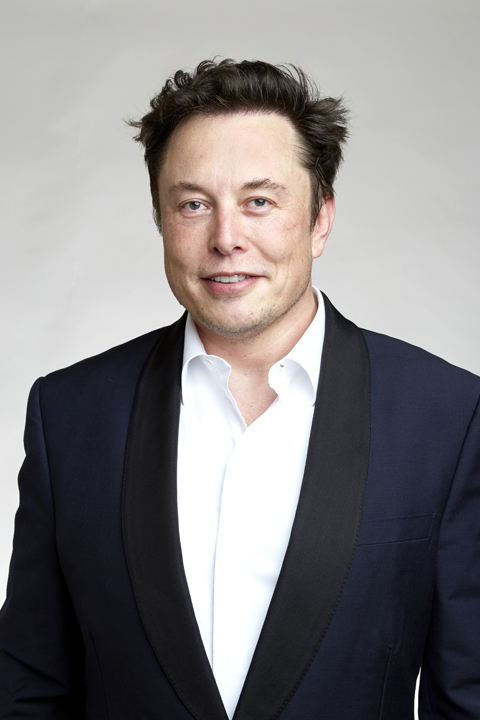
#> input picture milestone-1/img1.jpeg, 480 x 720 px, given in place of the camera
$ jupyter execute --allow-errors milestone-1.ipynb   (text cells are left out)
#> lines starting #> are read from the running program, lines starting #| are printed output that depends on the picture
[cell 1]
# installing opencv and mediapipe https://google.github.io/mediapipe/
# !pip install mediapipe
# !pip install opencv-python
# !pip install tensorflow
# !pip install deepface
# !pip install tflearn

import mediapipe as mp
import cv2
import uuid
import time
import numpy as np
import matplotlib.pyplot as plt

import tensorflow as tf
import tflearn
from tflearn.layers.conv import conv_2d, max_pool_2d
from tflearn.layers.core import input_data, dropout, fully_connected
from tflearn.layers.estimator import regression

import os
import json

mp_drawing = mp.solutions.drawing_utils # drawing model
mp_pose = mp.solutions.pose # pose estimation model

[cell 2]
emotions = ['happy','sad','angry','surprised','neutral']

[cell 3]
def generate_dataset():
    face_classifier = cv2.CascadeClassifier(cv2.data.haarcascades + 'haarcascade_frontalface_default.xml')
    def face_cropped(img):
        gray = cv2.cvtColor(img, cv2.COLOR_BGR2GRAY)
        faces = face_classifier.detectMultiScale(gray, 1.3, 5)

        if faces is ():
            return None
        for (x,y,w,h) in faces:
            cropped_face = img[y:y+h,x:x+w]
        return cropped_face

    cap = cv2.VideoCapture(0)


    for emotion in emotions:

        img_id = 0
        time.sleep(5)

        while True:
            ret, frame = cap.read()
            if face_cropped(frame) is not None:
                img_id +=1
                face = cv2.resize(face_cropped(frame), (200,200))
                face = cv2.cvtColor(face, cv2.COLOR_BGR2GRAY)
                file_name_path = "data/"+emotion+"."+str(img_id)+".jpg"
                cv2.imwrite(file_name_path, face)
                cv2.putText(face, str(img_id), (50,50), cv2.FONT_HERSHEY_DUPLEX,
                            1, (0,255,0), 2)
                cv2.imshow("Cropped", face)
                if cv2.waitKey(1) == 13 or int(img_id)==250 :
                    break
#> this loop made 5 passes
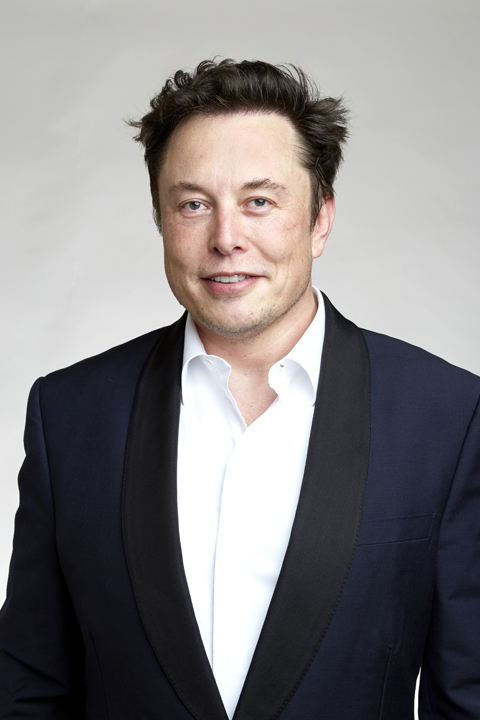
#> input picture milestone-1/img1.jpeg, 480 x 720 px, given in place of the camera
#> pass 1, in face_cropped, `gray = cv2.cvtColor(img, cv2.COLOR_BGR2GRAY)`:
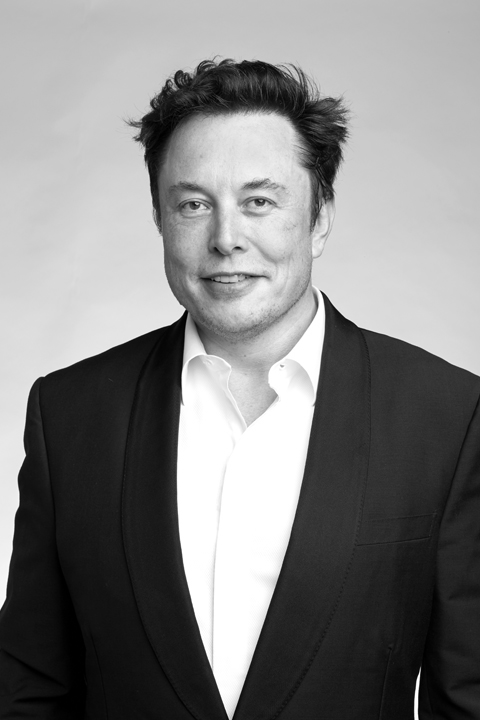
#> gray: shape (720, 480); min 0, max 255, mean 129.8
#> pass 1, in generate_dataset, `cv2.imwrite(file_name_path, face)`:
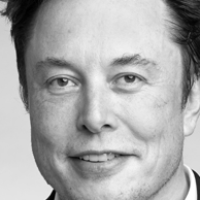
#> saved as happy.1.jpg: shape (200, 200); min 0, max 255, mean 170.5
#> pass 1, in generate_dataset, `cv2.imshow("Cropped", face)`:
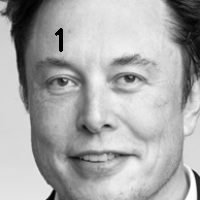
#> window 'Cropped': shape (200, 200); min 0, max 255, mean 170.1
#> pass 1, in generate_dataset, `cv2.imshow("Cropped", face)`:
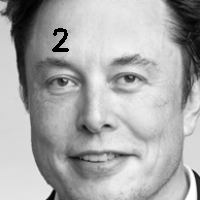
#> window 'Cropped': shape (200, 200); min 0, max 255, mean 169.7
#> frame is the input picture: shape (720, 480, 3); mean B, G, R 129.9, 128.8, 131.8

    cap.release()
    cv2.destroyAllWindows()
    print("All image data collected.")

[cell 4]
generate_dataset()

[cell 5]
def my_label(image_name):
    emotion = image_name.split('.')[-3]

    #print("Emotion =",emotion)

    if emotion == 'happy':
        return np.array([1,0,0,0,0])
    elif emotion == 'sad':
        return np.array([0,1,0,0,0])
    elif emotion == 'angry':
        return np.array([0,0,1,0,0])
    elif emotion == 'surprised':
        return np.array([0,0,0,1,0])
    else:
        return np.array([0,0,0,0,1])

[cell 6]
from random import shuffle
from tqdm import tqdm

def my_data():
    data = []
    for img in tqdm(os.listdir("data")):
        path = os.path.join("data",img)
        img_data=cv2.imread(path, cv2.IMREAD_GRAYSCALE)
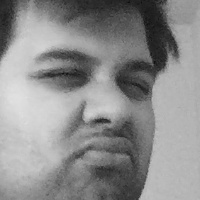
#> input picture milestone-1/data/angry.112.jpg, 200 x 200 px
#> img_data is the input picture: shape (200, 200); min 13, max 225, mean 140.3
        img_data=cv2.resize(img_data, (50,50))
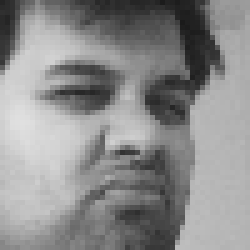
#> img_data: shape (50, 50) (shown 5 times larger); min 26, max 224, mean 140.4
        data.append([np.array(img_data), my_label(img)])
#> pass 2 of the loop in my_data, `for img in tqdm(os.listdir("data")):`:
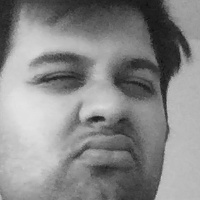
#> input picture milestone-1/data/angry.115.jpg, 200 x 200 px
#> in my_data, img_data is the input picture: shape (200, 200); min 13, max 228, mean 136.4
#> in my_data, `img_data=cv2.resize(img_data, (50,50))`:
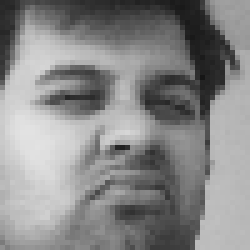
#> img_data: shape (50, 50) (shown 5 times larger); min 22, max 226, mean 136.5
#> pass 3 of the loop in my_data, `for img in tqdm(os.listdir("data")):`:
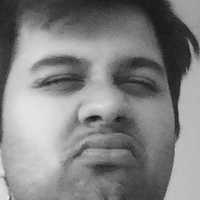
#> input picture milestone-1/data/angry.117.jpg, 200 x 200 px
#> in my_data, img_data is the input picture: shape (200, 200); min 18, max 240, mean 130.2
#> in my_data, `img_data=cv2.resize(img_data, (50,50))`:
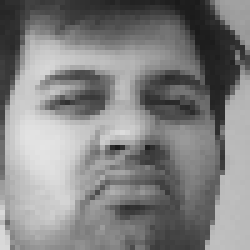
#> img_data: shape (50, 50) (shown 5 times larger); min 26, max 228, mean 130.2
    shuffle(data)
    return data

[cell 7]
data = my_data() # remove DS.STORE file from github and rerun
#> data = 3 items

[cell 8]
train = data[:875]
#> train = 3 items
test = data[875:1250]
#> test = []

X_train, y_train, X_test, y_test = (np.array([i[0] for i in train]).reshape(-1,50,50,1),
                                    [i[1] for i in train],
                                    np.array([i[0] for i in test]).reshape(-1,50,50,1),
                                    [i[1] for i in test])
#> y_train = [[0, 0, 1, 0, 0], [0, 0, 1, 0, 0], [0, 0, 1, 0, 0]]; X_test = empty array; y_test = []

[cell 9]
# tf.reset_default_graph() # deprecated function
# https://stackoverflow.com/questions/40782271/attributeerror-module-tensorflow-has-no-attribute-reset-default-graph

tf.compat.v1.reset_default_graph()
#> (this line was passed over: tensorflow is not available in this run)

#> (the rest of this cell did not finish here and is left out)

[cell 10]
'''
Model Created:::::

Training Step: 280  | total loss: 0.11289 | time: 4.963s
| Adam | epoch: 020 | loss: 0.11289 - acc: 0.9788 | val_loss: 0.02673 - val_acc: 0.9947 -- iter: 875/875

'''

[cell 11]
# find out my mac's webcam dimensions

vcap = cv2.VideoCapture(0) # 0=camera

if vcap.isOpened():
    # get vcap property
    width  = vcap.get(cv2.CAP_PROP_FRAME_WIDTH)   # float `width`
    height = vcap.get(cv2.CAP_PROP_FRAME_HEIGHT)  # float `height`

    # it gives me 0.0 :/
    fps = vcap.get(cv2.CAP_PROP_FPS)

    print("width =",width)
    print("height =",height)

    # 1280 x 720

[cell 12]
# https://docs.opencv.org/master/dd/d43/tutorial_py_video_display.html

cap = cv2.VideoCapture(0)

if not cap.isOpened():
    print("Cannot open camera")
    exit()

# setting detection and tracking confidence
#> (the rest of this cell did not finish here and is left out)

[cell 13]
# mp_drawing.draw_landmarks??

[cell 14]
# Mappings
i = 0
for dot in mp_pose.PoseLandmark:
    print(i, "=", dot)
    i+=1
